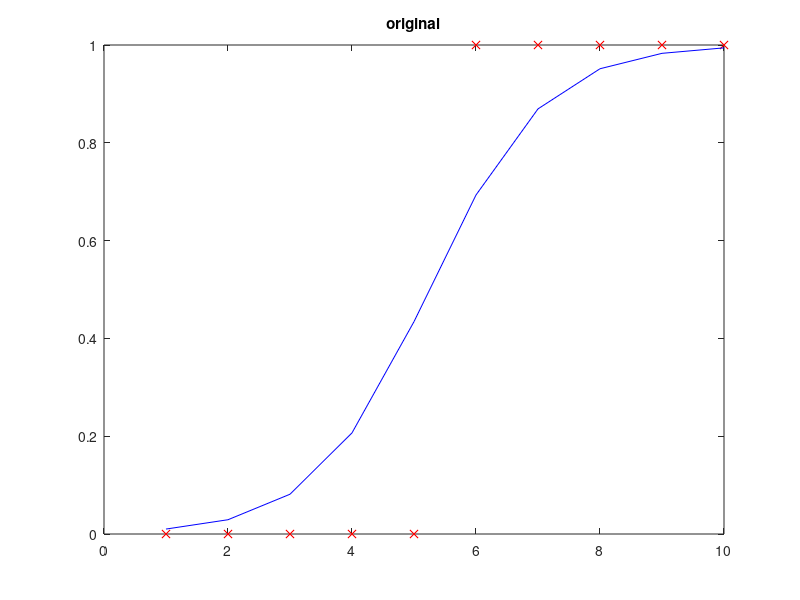
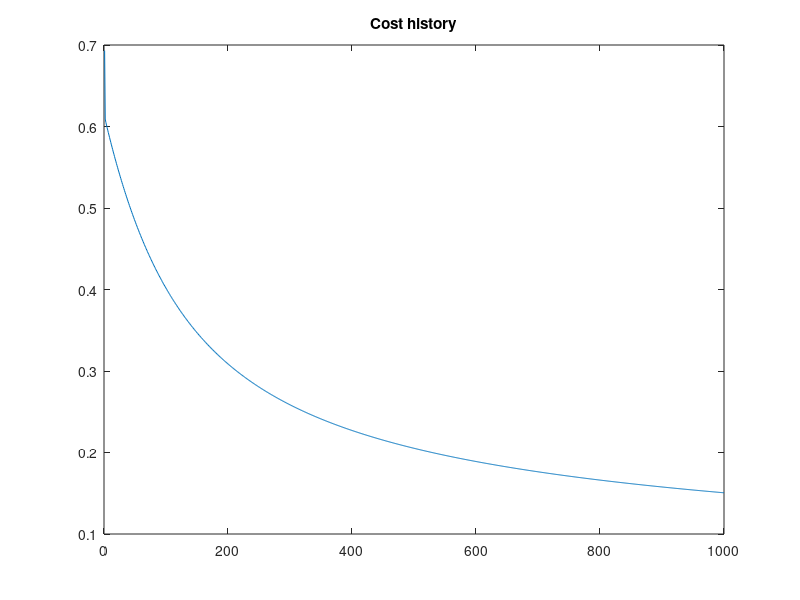

Here is the MATLAB script that generated these plots, in order:
clear;
clc;

% original data
X = 1:10;
y(1:5) = 0;
y(6:10) = 1;

figure(1);
plot(X, y, 'rx');
title('original');

% adding x0 and adapting y
X = [ones(length(X), 1), X'];
y = y';

theta = zeros(2, 1);

iterations = 1000;
alpha = 0.1;
m = length(y);

for i = 1:iterations

  z = X * theta;
  h = 1 ./ (1 + exp(-z));

  theta = theta - alpha * (1/m) * ((h - y)' * X)';

  J = (1/m) * sum(-y.*log(h) - (1-y).*log(1-h));
  J_history(i) = J;
  
end

figure(2);
plot(1:iterations, J_history);
title('Cost history');

x2 = X(:,2);
y2 = 1 ./ (1 + exp(-X * theta));
figure(1);
hold('on');
plot(x2, y2, 'b-');
hold('off');

theta
